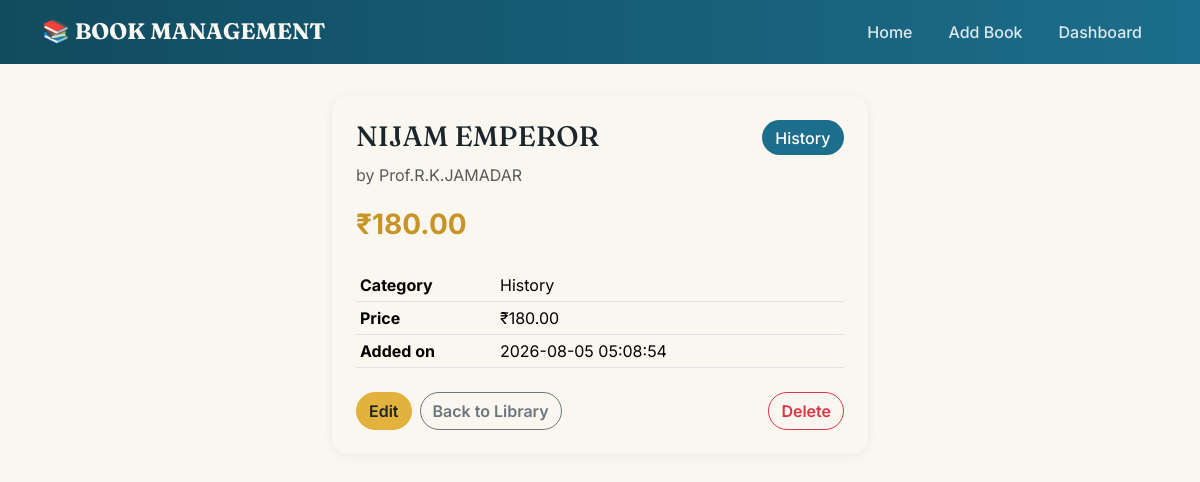
The app's page /books/5/ with its own data.
### tables this page shows
CREATE TABLE books (
    id          INTEGER PRIMARY KEY AUTOINCREMENT,
    name        TEXT NOT NULL,
    author      TEXT NOT NULL,
    price       REAL NOT NULL,
    category    TEXT NOT NULL,
    created_at  TEXT NOT NULL DEFAULT (datetime('now'))
);

### app.py (the view)
@app.route("/books/<int:book_id>/")
def book_details(book_id):
    db = get_db()
    book = db.execute("SELECT * FROM books WHERE id = ?", (book_id,)).fetchone()
    if book is None:
        abort(404)
    return render_template("details.html", book=book)

### app.py (called while the page is built)
def get_db():
    if "db" not in g:
        os.makedirs(os.path.join(BASE_DIR, "storage"), exist_ok=True)
        g.db = sqlite3.connect(DB_PATH)
        g.db.row_factory = sqlite3.Row
    return g.db

### templates/details.html (shortened to what this page needs)
<!DOCTYPE html>
<html lang="en">
<head>
    <link href="https://cdn.jsdelivr.net/npm/bootstrap@5.3.3/dist/css/bootstrap.min.css" rel="stylesheet">
    <link href="{{ url_for('static', filename='style.css') }}" rel="stylesheet">
</head>
<body>
<nav class="navbar-lib">
    <div class="container d-flex justify-content-between align-items-center">
        <a href="{{ url_for('home') }}" class="brand">📚 BOOK MANAGEMENT</a>
        <div class="d-flex gap-1">
            <a href="{{ url_for('home') }}" class="nav-link-lib">Home</a>
            <a href="{{ url_for('add_books') }}" class="nav-link-lib">Add Book</a>
            <a href="{{ url_for('dashboard') }}" class="nav-link-lib">Dashboard</a>
        </div>
    </div>
</nav>
<div class="container pb-5" style="max-width: 560px;">
    <div class="card book-card p-4">
        <div class="d-flex justify-content-between align-items-start mb-2">
            <h1 class="h3 mb-0">{{ book.name }}</h1>
            <span class="badge-category">{{ book.category }}</span>
        </div>
        <p class="text-muted mb-3">by {{ book.author }}</p>
        <div class="price-tag fs-3 mb-4">₹{{ "%.2f"|format(book.price) }}</div>
        <table class="table table-sm">
            <tr><th style="width: 140px;">Category</th><td>{{ book.category }}</td></tr>
            <tr><th>Price</th><td>₹{{ "%.2f"|format(book.price) }}</td></tr>
            <tr><th>Added on</th><td>{{ book.created_at }}</td></tr>
        </table>
        <div class="d-flex gap-2 mt-2">
            <a href="{{ url_for('edit_books', book_id=book.id) }}" class="btn btn-gold">Edit</a>
            <a href="{{ url_for('home') }}" class="btn btn-outline-secondary">Back to Library</a>
            <form method="post" action="{{ url_for('delete_books', book_id=book.id) }}"
                  onsubmit="return confirm('Delete \'{{ book.name }}\'?');" class="ms-auto">
                <button type="submit" class="btn btn-outline-danger">Delete</button>
            </form>
        </div>
    </div>
</div>
</body>
</html>

### static/style.css (style rules this page uses)
:root { --ink: #1B262C; --teal: #114B5F; --teal-light: #1C6E8C; --gold: #E3B23C; --gold-dark: #C79425; --cream: #FAF7F0; --bs-primary: var(--teal); --bs-primary-rgb: 17, 75, 95; --bs-body-bg: var(--cream); --bs-body-color: var(--ink); --bs-border-radius: 0.75rem; --bs-border-radius-lg: 1rem; --bs-link-color: var(--teal); --bs-link-hover-color: var(--teal-light); }
body { font-family: 'Inter', system-ui, sans-serif; }
h1, h2, h3, .brand { font-family: 'Fraunces', Georgia, serif; }
.navbar-lib { background: linear-gradient(90deg, var(--teal), var(--teal-light)); padding: 0.85rem 0; margin-bottom: 2rem; }
.navbar-lib .brand { color: var(--cream); font-size: 1.4rem; font-weight: 700; text-decoration: none; }
.navbar-lib .nav-link-lib { color: rgba(255, 255, 255, 0.85); text-decoration: none; padding: 0.4rem 1rem; border-radius: 999px; font-weight: 500; transition: background-color 0.2s ease, color 0.2s ease; }
.card { border: none; box-shadow: 0 2px 10px rgba(17, 75, 95, 0.07); }
.book-card { border-radius: var(--bs-border-radius-lg); transition: transform 0.18s ease, box-shadow 0.18s ease; animation: fadeInUp 0.4s ease both; }
.btn { border-radius: 999px; font-weight: 600; transition: transform 0.15s ease, box-shadow 0.15s ease; }
.btn-gold { background-color: var(--gold); border-color: var(--gold); color: var(--ink); }
.badge-category { background-color: var(--teal-light); color: #fff; font-weight: 500; border-radius: 999px; padding: 0.35em 0.85em; }
.price-tag { color: var(--gold-dark); font-weight: 700; }

### records on screen
books: name "NIJAM EMPEROR", category "History", author "Prof.R.K.JAMADAR", price "180.00", created_at "2026-08-05 05:08:54"
